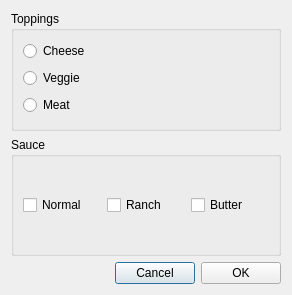
<?xml version="1.0" encoding="UTF-8"?>
<ui version="4.0">
 <class>Dialog</class>
 <widget class="QDialog" name="Dialog">
  <property name="geometry">
   <rect>
    <x>0</x>
    <y>0</y>
    <width>292</width>
    <height>295</height>
   </rect>
  </property>
  <property name="windowTitle">
   <string>Dialog</string>
  </property>
  <layout class="QVBoxLayout" name="verticalLayout_2">
   <item>
    <widget class="QGroupBox" name="groupBox">
     <property name="title">
      <string>Toppings</string>
     </property>
     <layout class="QVBoxLayout" name="verticalLayout">
      <item>
       <widget class="QRadioButton" name="radioButton">
        <property name="text">
         <string>Cheese</string>
        </property>
       </widget>
      </item>
      <item>
       <widget class="QRadioButton" name="radioButton_2">
        <property name="text">
         <string>Veggie</string>
        </property>
       </widget>
      </item>
      <item>
       <widget class="QRadioButton" name="radioButton_3">
        <property name="text">
         <string>Meat</string>
        </property>
       </widget>
      </item>
     </layout>
    </widget>
   </item>
   <item>
    <widget class="QGroupBox" name="groupBox_2">
     <property name="title">
      <string>Sauce</string>
     </property>
     <layout class="QHBoxLayout" name="horizontalLayout">
      <item>
       <widget class="QCheckBox" name="checkBox">
        <property name="text">
         <string>Normal</string>
        </property>
       </widget>
      </item>
      <item>
       <widget class="QCheckBox" name="checkBox_2">
        <property name="text">
         <string>Ranch</string>
        </property>
       </widget>
      </item>
      <item>
       <widget class="QCheckBox" name="checkBox_3">
        <property name="text">
         <string>Butter</string>
        </property>
       </widget>
      </item>
     </layout>
    </widget>
   </item>
   <item>
    <layout class="QHBoxLayout" name="horizontalLayout_2">
     <item>
      <spacer name="horizontalSpacer">
       <property name="orientation">
        <enum>Qt::Horizontal</enum>
       </property>
       <property name="sizeHint" stdset="0">
        <size>
         <width>40</width>
         <height>20</height>
        </size>
       </property>
      </spacer>
     </item>
     <item>
      <widget class="QPushButton" name="pushButton">
       <property name="text">
        <string>Cancel</string>
       </property>
      </widget>
     </item>
     <item>
      <widget class="QPushButton" name="pushButton_2">
       <property name="text">
        <string>OK</string>
       </property>
      </widget>
     </item>
    </layout>
   </item>
  </layout>
 </widget>
 <resources/>
 <connections/>
</ui>
